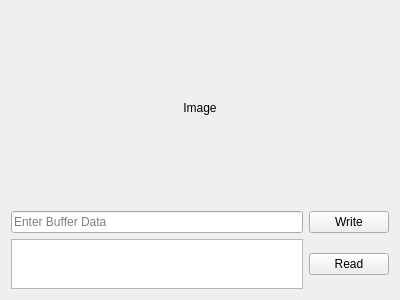
<?xml version="1.0" encoding="UTF-8"?>
<ui version="4.0">
 <class>WriteShareMem</class>
 <widget class="QMainWindow" name="WriteShareMem">
  <property name="geometry">
   <rect>
    <x>0</x>
    <y>0</y>
    <width>400</width>
    <height>300</height>
   </rect>
  </property>
  <property name="windowTitle">
   <string>WriteShareMem</string>
  </property>
  <widget class="QWidget" name="centralWidget">
   <layout class="QGridLayout" name="gridLayout">
    <item row="1" column="0">
     <layout class="QHBoxLayout" name="horizontalLayout">
      <item>
       <widget class="QLineEdit" name="lineEdit">
        <property name="placeholderText">
         <string>Enter Buffer Data</string>
        </property>
       </widget>
      </item>
      <item>
       <widget class="QPushButton" name="pushButton">
        <property name="text">
         <string>Write</string>
        </property>
       </widget>
      </item>
     </layout>
    </item>
    <item row="0" column="0">
     <layout class="QHBoxLayout" name="horizontalLayout_2">
      <item>
       <widget class="QLabel" name="label">
        <property name="text">
         <string>Image</string>
        </property>
        <property name="scaledContents">
         <bool>true</bool>
        </property>
        <property name="alignment">
         <set>Qt::AlignCenter</set>
        </property>
       </widget>
      </item>
     </layout>
    </item>
    <item row="2" column="0">
     <layout class="QHBoxLayout" name="horizontalLayout_3">
      <item>
       <widget class="QTextEdit" name="textEdit">
        <property name="minimumSize">
         <size>
          <width>0</width>
          <height>50</height>
         </size>
        </property>
        <property name="maximumSize">
         <size>
          <width>16777215</width>
          <height>50</height>
         </size>
        </property>
       </widget>
      </item>
      <item>
       <widget class="QPushButton" name="pushButton_2">
        <property name="text">
         <string>Read</string>
        </property>
       </widget>
      </item>
     </layout>
    </item>
   </layout>
  </widget>
 </widget>
 <layoutdefault spacing="6" margin="11"/>
 <resources/>
 <connections/>
</ui>
